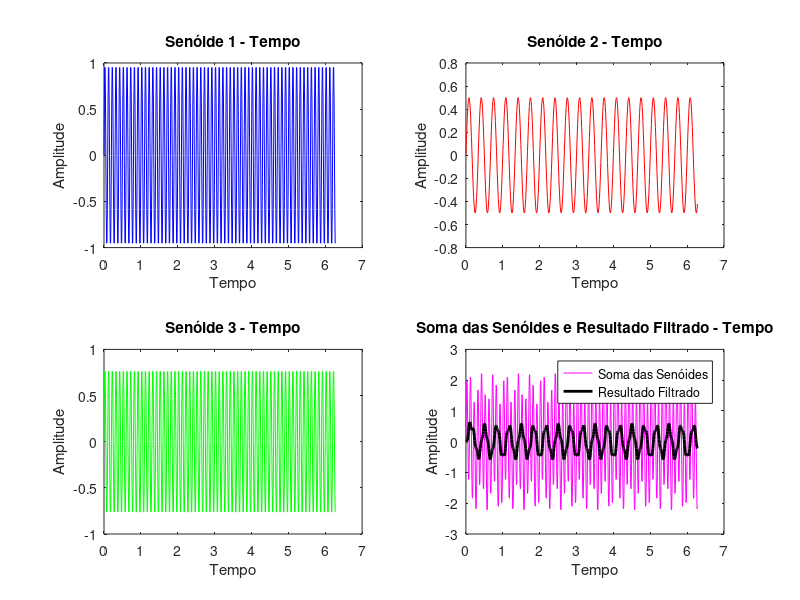
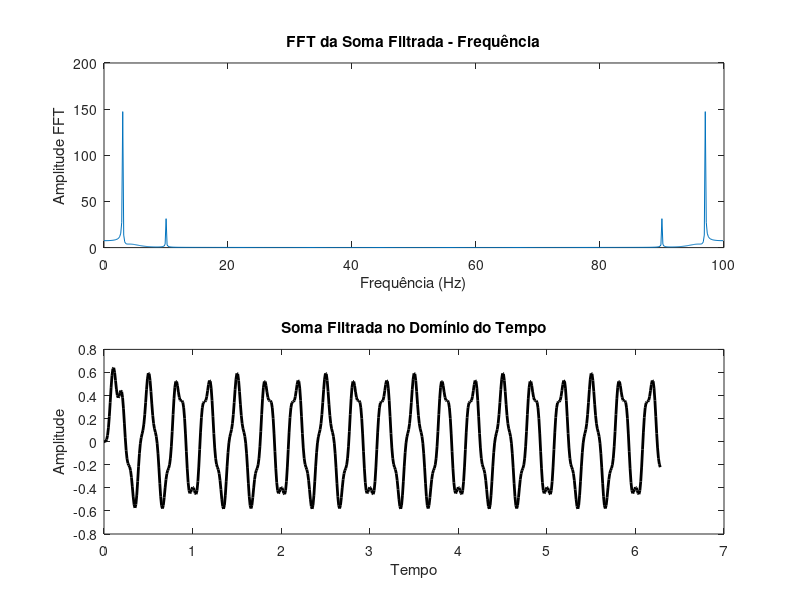

Recreate these plots in MATLAB, in order.
% Carrega o pacote de processamento de sinal  pacote fornece várias funções úteis para análise, filtragem e processamento de sinais.

pkg load signal

% Definição dos parâmetros das senoides
A1 = 1;     % Amplitude da primeira senoide
f1 = 10;    % Frequência da primeira senoide

A2 = 0.5;   % Amplitude da segunda senoide
f2 = 3;     % Frequência da segunda senoide

A3 = 0.8;   % Amplitude da terceira senoide
f3 = 10;    % Frequência da terceira senoide

% Definição do vetor de tempo
%Criamos um vetor de tempo t que varia de 0 a 2*pi (um período completo de uma senoide) com um intervalo de 0.01.
%Este vetor de tempo será usado para calcular os valores das senoides ao longo do tempo.
t = 0:0.01:2*pi;  % De 0 a 2*pi, com incremento de 0.01

% Cálculo das senoides
senoide1 = A1 * sin(2*pi*f1*t);
senoide2 = A2 * sin(2*pi*f2*t);
senoide3 = A3 * sin(2*pi*f3*t);

% Soma das senoides
soma_senoides = senoide1 + senoide2 + senoide3;

% Definição do filtro passa-baixas Butterworth

%A ordem do filtro indica o quão rápido o filtro pode atenuar as frequências fora da banda de passagem.
%Uma ordem maior geralmente resulta em uma resposta mais nítida na frequência de corte,
%mas também pode aumentar a complexidade computacional do filtro.
ordem = 4; % Ordem do filtro

%A frequência de corte (fc) é a frequência em Hertz na qual o filtro começa a atenuar as frequências
%do sinal de entrada. Qualquer componente de frequência acima dessa frequência de corte é atenuado pelo filtro.
fc = 5;    % Frequência de corte

%A frequência de amostragem (fs) é a taxa na qual o sinal foi originalmente amostrado. É importante para a normalização da
%frequência de corte e para garantir que o filtro esteja funcionando corretamente com base nas propriedades do sinal original.
fs = 100;  % Frequência de amostragem

% Normalização da frequência de corte
%Este passo é necessário porque as funções de filtro em muitos softwares,
%requerem a frequência de corte normalizada em relação à frequência de Nyquist.
fc_norm = fc / (fs/2);


% Coeficientes do filtro passa-baixas Butterworth
%Com todos esses parâmetros definidos, calculamos os coeficientes do filtro passa-baixas Butterworth usando a função butter.
[b, a] = butter(ordem, fc_norm, 'low');
%b são os coeficientes dos termos de realimentação do filtro.
%a são os coeficientes dos termos de entrada do filtro.


% Aplicação do filtro na soma das senoides
%A função "filter" é usada para convolucionar o sinal de entrada com os coeficientes do filtro.
soma_filtrada = filter(b, a, soma_senoides);

% Calcula a FFT da soma filtrada para o domínio da frequência
soma_fft = fft(soma_filtrada);
N = length(soma_fft); %N é o comprimento da FFT, que é igual ao número de pontos

%é um vetor que contém as frequências correspondentes aos coeficientes da FFT.
%Estas frequências são calculadas a partir da frequência de amostragem fs e são distribuídas uniformemente de 0 até a frequência de Nyquist (fs/2)
frequencies = (0:N-1)*(fs/N);

% Plotagem das senoides individuais, soma e resultado filtrado
figure;
subplot(2,2,1);
plot(t, senoide1, 'b');
title('Senóide 1 - Tempo');
xlabel('Tempo');
ylabel('Amplitude');

subplot(2,2,2);
plot(t, senoide2, 'r');
title('Senóide 2 - Tempo');
xlabel('Tempo');
ylabel('Amplitude');

subplot(2,2,3);
plot(t, senoide3, 'g');
title('Senóide 3 - Tempo');
xlabel('Tempo');
ylabel('Amplitude');

subplot(2,2,4);
plot(t, soma_senoides, 'm');
hold on;
plot(t, soma_filtrada, 'k', 'LineWidth', 2);
hold off;
title('Soma das Senóides e Resultado Filtrado - Tempo');
xlabel('Tempo');
ylabel('Amplitude');
legend('Soma das Senóides', 'Resultado Filtrado');

% Plotagem do resultado da FFT separado
figure;
subplot(2,1,1);
plot(frequencies, abs(soma_fft));
title('FFT da Soma Filtrada - Frequência');
xlabel('Frequência (Hz)');
ylabel('Amplitude FFT');

% Plotagem da soma filtrada no domínio do tempo
subplot(2,1,2);
plot(t, soma_filtrada, 'k', 'LineWidth', 2);
title('Soma Filtrada no Domínio do Tempo');
xlabel('Tempo');
ylabel('Amplitude');

